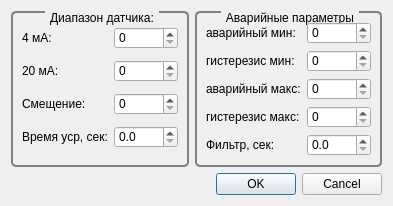
<?xml version="1.0" encoding="UTF-8"?>
<ui version="4.0">
 <class>DialogDefaultAIConfig</class>
 <widget class="QDialog" name="DialogDefaultAIConfig">
  <property name="geometry">
   <rect>
    <x>0</x>
    <y>0</y>
    <width>358</width>
    <height>198</height>
   </rect>
  </property>
  <property name="windowTitle">
   <string>Настройка аналогового датчика</string>
  </property>
  <layout class="QGridLayout" name="gridLayout_3">
   <item row="0" column="0">
    <widget class="QGroupBox" name="groupBox_2">
     <property name="styleSheet">
      <string notr="true">QGroupBox {
    background-color: qlineargradient(x1: 0, y1: 0, x2: 0, y2: 1,
                                      stop: 0 #E0F0E0, stop: 1 #FFFFFF);
    border: 2px solid gray;
    border-radius: 5px;
    margin-top: 5ex; /* leave space at the top for the title */
}

QGroupBox::title {
    subcontrol-origin: margin;
    subcontrol-position: top center; /* position at the top center */
    padding: 0 3px;
    background-color: qlineargradient(x1: 0, y1: 0, x2: 0, y2: 1,
                                      stop: 0 #E0F0E0, stop: 1 #FFFFFF);
}</string>
     </property>
     <property name="title">
      <string>Диапазон датчика:</string>
     </property>
     <layout class="QGridLayout" name="gridLayout_2">
      <item row="0" column="0">
       <widget class="QLabel" name="label_2">
        <property name="text">
         <string>4 мА:</string>
        </property>
       </widget>
      </item>
      <item row="0" column="1">
       <widget class="QDoubleSpinBox" name="doubleSpinBox4ma">
        <property name="decimals">
         <number>0</number>
        </property>
        <property name="maximum">
         <double>65535.000000000000000</double>
        </property>
       </widget>
      </item>
      <item row="1" column="0">
       <widget class="QLabel" name="label_3">
        <property name="text">
         <string>20 мА:</string>
        </property>
       </widget>
      </item>
      <item row="1" column="1">
       <widget class="QDoubleSpinBox" name="doubleSpinBox20ma">
        <property name="decimals">
         <number>0</number>
        </property>
        <property name="maximum">
         <double>65535.000000000000000</double>
        </property>
       </widget>
      </item>
      <item row="2" column="0">
       <widget class="QLabel" name="label_4">
        <property name="text">
         <string>Смещение:</string>
        </property>
       </widget>
      </item>
      <item row="2" column="1">
       <widget class="QDoubleSpinBox" name="doubleSpinBoxOffset">
        <property name="decimals">
         <number>0</number>
        </property>
        <property name="maximum">
         <double>65535.000000000000000</double>
        </property>
       </widget>
      </item>
      <item row="3" column="0">
       <widget class="QLabel" name="label_9">
        <property name="text">
         <string>Время уср, сек:</string>
        </property>
       </widget>
      </item>
      <item row="3" column="1">
       <widget class="QDoubleSpinBox" name="doubleSpinBoxAverageTime">
        <property name="decimals">
         <number>1</number>
        </property>
        <property name="maximum">
         <double>6553.500000000000000</double>
        </property>
       </widget>
      </item>
     </layout>
    </widget>
   </item>
   <item row="0" column="1">
    <widget class="QGroupBox" name="groupBox_3">
     <property name="styleSheet">
      <string notr="true">QGroupBox {
    background-color: qlineargradient(x1: 0, y1: 0, x2: 0, y2: 1,
                                      stop: 0 #F0E0E0, stop: 1 #FFFFFF);
    border: 2px solid gray;
    border-radius: 5px;
    margin-top: 5ex; /* leave space at the top for the title */
}

QGroupBox::title {
    subcontrol-origin: margin;
    subcontrol-position: top center; /* position at the top center */
    padding: 0 3px;
    background-color: qlineargradient(x1: 0, y1: 0, x2: 0, y2: 1,
                                      stop: 0 #F0E0E0, stop: 1 #FFFFFF);
}</string>
     </property>
     <property name="title">
      <string>Аварийные параметры</string>
     </property>
     <layout class="QGridLayout" name="gridLayout">
      <item row="0" column="0">
       <widget class="QLabel" name="label">
        <property name="text">
         <string>аварийный мин:</string>
        </property>
       </widget>
      </item>
      <item row="0" column="1">
       <widget class="QDoubleSpinBox" name="doubleSpinBoxAvarMin">
        <property name="decimals">
         <number>0</number>
        </property>
        <property name="maximum">
         <double>65535.000000000000000</double>
        </property>
       </widget>
      </item>
      <item row="1" column="0">
       <widget class="QLabel" name="label_5">
        <property name="text">
         <string>гистерезис мин:</string>
        </property>
       </widget>
      </item>
      <item row="1" column="1">
       <widget class="QDoubleSpinBox" name="doubleSpinBoxHysteresisMin">
        <property name="decimals">
         <number>0</number>
        </property>
        <property name="maximum">
         <double>65535.000000000000000</double>
        </property>
       </widget>
      </item>
      <item row="2" column="0">
       <widget class="QLabel" name="label_6">
        <property name="text">
         <string>аварийный макс:</string>
        </property>
       </widget>
      </item>
      <item row="2" column="1">
       <widget class="QDoubleSpinBox" name="doubleSpinBoxAvarMax">
        <property name="decimals">
         <number>0</number>
        </property>
        <property name="maximum">
         <double>65535.000000000000000</double>
        </property>
       </widget>
      </item>
      <item row="3" column="0">
       <widget class="QLabel" name="label_7">
        <property name="text">
         <string>гистерезис макс:</string>
        </property>
       </widget>
      </item>
      <item row="3" column="1">
       <widget class="QDoubleSpinBox" name="doubleSpinBoxHysteresisMax">
        <property name="decimals">
         <number>0</number>
        </property>
        <property name="maximum">
         <double>65535.000000000000000</double>
        </property>
       </widget>
      </item>
      <item row="4" column="0">
       <widget class="QLabel" name="label_8">
        <property name="text">
         <string>Фильтр, сек:</string>
        </property>
       </widget>
      </item>
      <item row="4" column="1">
       <widget class="QDoubleSpinBox" name="doubleSpinBoxFilterTime">
        <property name="decimals">
         <number>1</number>
        </property>
        <property name="maximum">
         <double>6553.500000000000000</double>
        </property>
       </widget>
      </item>
     </layout>
    </widget>
   </item>
   <item row="1" column="0" colspan="2">
    <widget class="QDialogButtonBox" name="buttonBox">
     <property name="orientation">
      <enum>Qt::Horizontal</enum>
     </property>
     <property name="standardButtons">
      <set>QDialogButtonBox::Cancel|QDialogButtonBox::Ok</set>
     </property>
    </widget>
   </item>
  </layout>
 </widget>
 <resources/>
 <connections>
  <connection>
   <sender>buttonBox</sender>
   <signal>accepted()</signal>
   <receiver>DialogDefaultAIConfig</receiver>
   <slot>accept()</slot>
   <hints>
    <hint type="sourcelabel">
     <x>248</x>
     <y>254</y>
    </hint>
    <hint type="destinationlabel">
     <x>157</x>
     <y>274</y>
    </hint>
   </hints>
  </connection>
  <connection>
   <sender>buttonBox</sender>
   <signal>rejected()</signal>
   <receiver>DialogDefaultAIConfig</receiver>
   <slot>reject()</slot>
   <hints>
    <hint type="sourcelabel">
     <x>316</x>
     <y>260</y>
    </hint>
    <hint type="destinationlabel">
     <x>286</x>
     <y>274</y>
    </hint>
   </hints>
  </connection>
 </connections>
</ui>
